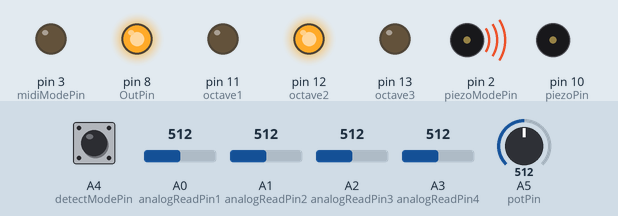
A sketch run on a simulated Arduino Uno, built with avr-gcc and run on an emulated ATmega328P. Parts: output pins drawn as LEDs (lit = HIGH), buzzer (waves = sounding, pin HIGH). The test bench sets the inputs (shaded band); at power-on: A5 (potPin) = 512, A0 (analogReadPin1) = 512, A1 (analogReadPin2) = 512, A2 (analogReadPin3) = 512, A3 (analogReadPin4) = 512, A4 (detectModePin) LOW. What the sketch prints to the serial monitor is not drawn.

Above: at 1.2 s.
1.3 s: A5 (potPin) set to 482
At 2.4 s:
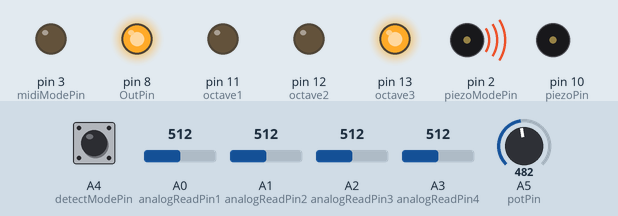
2.8 s: A5 (potPin) set to 760
At 3.5 s:
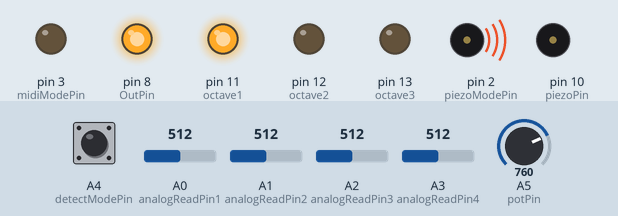
4.3 s: A5 (potPin) set to 731
At 4.7 s:
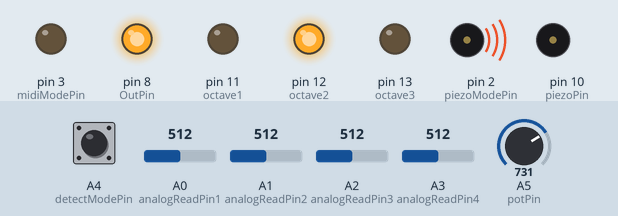
5.8 s: A5 (potPin) set to 190
At 7.0 s:
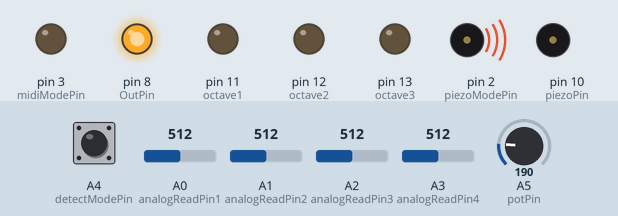
Timing chart, 0 to 8.8 s (numbered marks = the images above; inputs shaded):
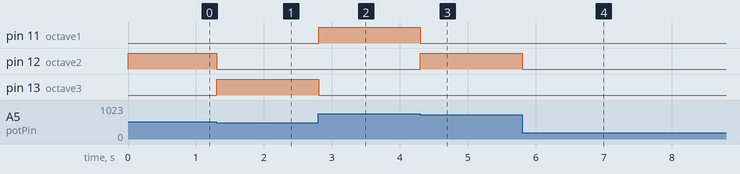

Measured:
- the behaviour switches between 500 and 499 on A5 (potPin) (found by bisection; images 0 and 1)
- the behaviour switches between 750 and 749 on A5 (potPin) (found by bisection; images 2 and 3)
- after the input at 1.3 s, pin 12 (octave2): HIGH → LOW at once; pin 13 (octave3): LOW → HIGH at once
- after the input at 2.8 s, pin 11 (octave1): LOW → HIGH at once; pin 13 (octave3): HIGH → LOW at once
- after the input at 4.3 s, pin 11 (octave1): HIGH → LOW at once; pin 12 (octave2): LOW → HIGH at once
- after the input at 5.8 s, pin 12 (octave2): HIGH → LOW at once

The sketch:

MIDI_Keyboard_v4.0.ino
```cpp
// Written by Jianan Li

// Anglog In
int const analogReadPin1=A0;  // FS,GS,AS
int const analogReadPin2=A1;  // F,G,A,B
int const analogReadPin3=A2;  // CS,DS
int const analogReadPin4=A3;  // C,D,E
int const detectModePin=A4;   // whether piezo or midi
int const potPin=A5;          // change octave

// other pins
int const piezoPin=10;
int const octave1=11;  //these three pins are for LEDs
int const octave2=12;
int const octave3=13;
int const OutPin=8;    //5V
int const piezoModePin=2;  // switching between these two changes the mode
int const midiModePin=3;

// frequencies for piezo
float c[]={261.6,523.3,1047,2093};
float cs[]={277.2,554.4,1109,2217};
float d[]={293.7,587.3,1175,2349};
float ds[]={311.1,622.3,1245,2489};
float e[]={329.6,659.3,1319,2637};
float f[]={349.2,698.5,1397,2794};
float fs[]={370.0,740.0,1480,2960};
float g[]={392.0,784.0,1568,3136};
float gs[]={415.3,830.6,1661,3322};
float a[]={440.0,880.0,1760,3520};
float as[]={466.2,932.3,1865,3729};
float b[]={493.9,987.8,1976,3951};

// note value for midi
int mC[]={60,72,84,96};
int mCS[]={61,73,85,97};
int mD[]={62,74,86,98};
int mDS[]={63,75,87,99};
int mE[]={64,76,88,100};
int mF[]={65,77,89,101};
int mFS[]={66,78,90,102};
int mG[]={67,79,91,103};
int mGS[]={68,80,92,104};
int mA[]={69,81,93,105};
int mAS[]={70,82,94,106};
int mB[]={71,83,95,107};

// for comparison
float previousMidiNotesList[12]={};

void setup() {
  pinMode(piezoModePin,OUTPUT);
  digitalWrite(piezoModePin,HIGH);
  pinMode(midiModePin,OUTPUT);
  digitalWrite(midiModePin,LOW);
  pinMode(detectModePin,INPUT);
  pinMode(octave1,OUTPUT);
  pinMode(octave2,OUTPUT);
  pinMode(octave3,OUTPUT);
  pinMode(OutPin,OUTPUT);
  digitalWrite(OutPin,HIGH);
  pinMode(piezoPin,OUTPUT);
  Serial.begin(57600);
}

void loop() {
  int potReading=analogRead(potPin);
  int i=0;
  if (potReading>750) {
    digitalWrite(octave1,HIGH);
    digitalWrite(octave2,LOW);
    digitalWrite(octave3,LOW);
    i=0;
  }
  else if (potReading<750 && potReading>500) {
    digitalWrite(octave1,LOW);
    digitalWrite(octave2,HIGH);
    digitalWrite(octave3,LOW);
    i=1;
  }
  else if (potReading<500 && potReading>250) {
    digitalWrite(octave1,LOW);
    digitalWrite(octave2,LOW);
    digitalWrite(octave3,HIGH);
    i=2;
  }
  else if (potReading<250) {
    digitalWrite(octave1,LOW);
    digitalWrite(octave2,LOW);
    digitalWrite(octave3,LOW);
    i=3;
  }

  float notes[] = {c[i],cs[i],d[i],ds[i],e[i],f[i],fs[i],g[i],gs[i],a[i],as[i],b[i]};
  float midiNotes[] = {mC[i],mCS[i],mD[i],mDS[i],mE[i],mF[i],mFS[i],mG[i],mGS[i],mA[i],mAS[i],mB[i]};
  int noteIndex=12;
  // MIDI mode supports multiple simultaneous keypresses
  float midiNotesList[12]={};
  int j=0;

  int analogPin1Reading=analogRead(analogReadPin1);
  int analogPin2Reading=analogRead(analogReadPin2);
  int analogPin3Reading=analogRead(analogReadPin3);
  int analogPin4Reading=analogRead(analogReadPin4);

  //Serial.println(analogPin4Reading);

  if (analogPin4Reading>10) {
    if (analogPin4Reading<=530) {
      if (analogPin4Reading<=400) {
        noteIndex=0;
      }
      else if (analogPin4Reading>400 && analogPin4Reading<=465) {
        noteIndex=2;
      }
      else if (analogPin4Reading>465 && analogPin4Reading<=530) {
        noteIndex=4;
      }
      midiNotesList[j]=midiNotes[noteIndex];
      j = j + 1;
    }
    else {
      if (analogPin4Reading<=575) {
        midiNotesList[j]=midiNotes[0]; j = j + 1;
        midiNotesList[j]=midiNotes[2]; j = j + 1;
      }
      else if (analogPin4Reading>575 && analogPin4Reading<=615) {
        midiNotesList[j]=midiNotes[0]; j = j + 1;
        midiNotesList[j]=midiNotes[4]; j = j + 1;
      }
      else if (analogPin4Reading>615 && analogPin4Reading<=680) {
        midiNotesList[j]=midiNotes[2]; j = j + 1;
        midiNotesList[j]=midiNotes[4]; j = j + 1;
      }
      else if (analogPin4Reading>680) {
        midiNotesList[j]=midiNotes[0]; j = j + 1;
        midiNotesList[j]=midiNotes[2]; j = j + 1;
        midiNotesList[j]=midiNotes[4]; j = j + 1;
      }
    }
  }
  if (analogPin3Reading>10) {
    if (analogPin3Reading<=480) {
      if (analogPin3Reading<=370) {
        noteIndex=1;
      }
      else if (analogPin3Reading>370) {
        noteIndex=3;
      }
      midiNotesList[j]=midiNotes[noteIndex];
      j = j + 1;
    }
    else {
      midiNotesList[j]=midiNotes[1]; j = j + 1;
      midiNotesList[j]=midiNotes[3]; j = j + 1;
    }
  }
  if (analogPin2Reading>10) {
    if (analogPin2Reading<=300 || (analogPin2Reading>=470 && analogPin2Reading<=500)) {
      if (analogPin2Reading<=200) {
        noteIndex=5;
      }
      else if (analogPin2Reading>200 && analogPin2Reading<=240) {
        noteIndex=7;
      }
      else if (analogPin2Reading>240 && analogPin2Reading<=350) {
        noteIndex=9;
      }
      else if (analogPin2Reading>350) {
        noteIndex=11;
      }
      midiNotesList[j]=midiNotes[noteIndex];
      j = j + 1;
    }
    else {
      if (analogPin2Reading<=350) {
        midiNotesList[j]=midiNotes[5]; j = j + 1;
        midiNotesList[j]=midiNotes[7]; j = j + 1;
      }
      else if (analogPin2Reading>350 && analogPin2Reading<=382) {
        midiNotesList[j]=midiNotes[5]; j = j + 1;
        midiNotesList[j]=midiNotes[9]; j = j + 1;
      }
      else if (analogPin2Reading>382 && analogPin2Reading<=420) {
        midiNotesList[j]=midiNotes[7]; j = j + 1;
        midiNotesList[j]=midiNotes[9]; j = j + 1;
      }
      else if (analogPin2Reading>420 && analogPin2Reading<=490) {
        midiNotesList[j]=midiNotes[5]; j = j + 1;
        midiNotesList[j]=midiNotes[7]; j = j + 1;
        midiNotesList[j]=midiNotes[9]; j = j + 1;
      }
      else if (analogPin2Reading>490 && analogPin2Reading<=533) {
        midiNotesList[j]=midiNotes[5]; j = j + 1;
        midiNotesList[j]=midiNotes[11]; j = j + 1;
      }
      else if (analogPin2Reading>533 && analogPin2Reading<=549) {
        midiNotesList[j]=midiNotes[7]; j = j + 1;
        midiNotesList[j]=midiNotes[11]; j = j + 1;
      }
      else if (analogPin2Reading>549 && analogPin2Reading<=566) {
        midiNotesList[j]=midiNotes[9]; j = j + 1;
        midiNotesList[j]=midiNotes[11]; j = j + 1;
      }
      else if (analogPin2Reading>566 && analogPin2Reading<=582) {
        midiNotesList[j]=midiNotes[5]; j = j + 1;
        midiNotesList[j]=midiNotes[7]; j = j + 1;
        midiNotesList[j]=midiNotes[11]; j = j + 1;
      }
      else if (analogPin2Reading>582 && analogPin2Reading<=594) {
        midiNotesList[j]=midiNotes[5]; j = j + 1;
        midiNotesList[j]=midiNotes[9]; j = j + 1;
        midiNotesList[j]=midiNotes[11]; j = j + 1;
      }
      else if (analogPin2Reading>594 && analogPin2Reading<=610) {
        midiNotesList[j]=midiNotes[7]; j = j + 1;
        midiNotesList[j]=midiNotes[9]; j = j + 1;
        midiNotesList[j]=midiNotes[11]; j = j + 1;
      }
      else if (analogPin2Reading>610) {
        midiNotesList[j]=midiNotes[5]; j = j + 1;
        midiNotesList[j]=midiNotes[7]; j = j + 1;
        midiNotesList[j]=midiNotes[9]; j = j + 1;
        midiNotesList[j]=midiNotes[11]; j = j + 1;
      }
    }
  }
  if (analogPin1Reading>10) {
    if (analogPin1Reading<=350) {
      if (analogPin1Reading<=240) {
        noteIndex=6;
      }
      else if (analogPin1Reading>240 && analogPin1Reading<=280) {
        noteIndex=8;
      }
      else if (analogPin1Reading>280) {
        noteIndex=10;
      }
      midiNotesList[j]=midiNotes[noteIndex];
      j = j + 1;
    }
    else {
      if (analogPin1Reading<=410) {
        midiNotesList[j]=midiNotes[6]; j = j + 1;
        midiNotesList[j]=midiNotes[8]; j = j + 1;
      }
      else if (analogPin1Reading>410 && analogPin1Reading<=437) {
        midiNotesList[j]=midiNotes[6]; j = j + 1;
        midiNotesList[j]=midiNotes[10]; j = j + 1;
      }
      else if (analogPin1Reading>437 && analogPin1Reading<=480) {
        midiNotesList[j]=midiNotes[8]; j = j + 1;
        midiNotesList[j]=midiNotes[10]; j = j + 1;
      }
      else if (analogPin1Reading>480) {
        midiNotesList[j]=midiNotes[6]; j = j + 1;
        midiNotesList[j]=midiNotes[8]; j = j + 1;
        midiNotesList[j]=midiNotes[10]; j = j + 1;
      }
    }
  }

  // used below to check if the current noteslist has note from the previous noteslist. if so, stop them from being played.
  int n=0;
  //if there is keypress
  if (noteIndex!=12 || midiNotesList[0]!=0) {
    // decide whether to use the piezo or midi software
    int pinModeReading=digitalRead(detectModePin);
    if (pinModeReading==HIGH) {
      tone(piezoPin,notes[noteIndex],30);
    }
    else if (pinModeReading==LOW) {
      for (int k = 0; k < 12; k++){
        if (midiNotesList[k]!=0) {
          //check if the current note is in the previous noteslist (note from the previous chord). if so, stop them from being played.
          // find the number of notes in the previous noteslist
          int notesInPreviousList=0;
          for (int a = 0; a < 12; a++) {
            if (previousMidiNotesList[a]!=0) {
              notesInPreviousList = notesInPreviousList+1;
            }
          }
          int notesInCurrentList=0;
          for (int a = 0; a < 12; a++) {
            if (midiNotesList[a]!=0) {
              notesInCurrentList = notesInCurrentList+1;
            }
          }
          if (notesInPreviousList>notesInCurrentList) {
            for (int l = 0; l < 12; l++) {
              if (midiNotesList[k]!=previousMidiNotesList[l]) {
                n = n+1;
              }
            }
            if (n==12) {
              MIDI(144,midiNotesList[k],127);
            }
            //reset n
            n=0;
          }
          else {
            MIDI(144,midiNotesList[k],127);
          }
        }
      }

      // compare analogreadings to end the current note and start a new note
      int oldReading1= analogRead(analogReadPin1);
      int oldReading2= analogRead(analogReadPin2);
      int oldReading3= analogRead(analogReadPin3);
      int oldReading4= analogRead(analogReadPin4);
      int newAnalogReading1= analogRead(analogReadPin1);
      int newAnalogReading2= analogRead(analogReadPin2);
      int newAnalogReading3= analogRead(analogReadPin3);
      int newAnalogReading4= analogRead(analogReadPin4);
      //compare potentiometer readings
      int newPotReading=analogRead(potPin);
      int newI=i;
      while ((newAnalogReading1>=10 || newAnalogReading2>=10 || newAnalogReading3>=10 || newAnalogReading4>=10) && (((newAnalogReading1-oldReading1)<=10 && (newAnalogReading1-oldReading1)>=-10) && ((newAnalogReading2-oldReading2)<=10 && (newAnalogReading2-oldReading2)>=-10) && ((newAnalogReading3-oldReading3)<=10 && (newAnalogReading3-oldReading3)>=-10) && ((newAnalogReading4-oldReading4)<=10 && (newAnalogReading4-oldReading4)>=-10)) && (newI==i)) {
        oldReading1=newAnalogReading1;
        oldReading2=newAnalogReading2;
        oldReading3=newAnalogReading3;
        oldReading4=newAnalogReading4;
        delay(1);
        newAnalogReading1=analogRead(analogReadPin1);
        newAnalogReading2=analogRead(analogReadPin2);
        newAnalogReading3=analogRead(analogReadPin3);
        newAnalogReading4=analogRead(analogReadPin4);
        delay(1);
        newPotReading = analogRead(potPin);
        if (newPotReading>750) {newI=0;}
        else if (newPotReading<750 && newPotReading>500) {newI=1;}
        else if (newPotReading<500 && newPotReading>250) {newI=2;}
        else if (newPotReading<250) {newI=3;}
      }
      //reset n to 0
      n=0;
      for (int k = 0; k < 12; k++){
        if (midiNotesList[k]!=0) {
          //check if the current note is in the previous noteslist (note from the previous chord). if so, stop them from being played.
          // find the number of notes in the previous noteslist
          int notesInPreviousList=0;
          for (int a = 0; a < 12; a++) {
            if (previousMidiNotesList[a]!=0) {
              notesInPreviousList = notesInPreviousList+1;
            }
          }
          int notesInCurrentList=0;
          for (int a = 0; a < 12; a++) {
            if (midiNotesList[a]!=0) {
              notesInCurrentList = notesInCurrentList+1;
            }
          }
          if (notesInPreviousList>notesInCurrentList) {
            for (int l = 0; l < 12; l++) {
              if (midiNotesList[k]!=previousMidiNotesList[l]) {
                n = n+1;
              }
            }
            if (n==12) {
              MIDI(128,midiNotesList[k],127);
            }
            //reset n
            n=0;
          }
          else {
            MIDI(128,midiNotesList[k],127);
          }
        }
      }
    }
  }
  // remember the previous MidiNotesList
  for (int k = 0; k < 12; k++){
    previousMidiNotesList[k]=midiNotesList[k];
  }
  delay(2);
}


void MIDI(unsigned char MESSAGE, unsigned char PITCH, unsigned char VELOCITY)
{
  Serial.write(MESSAGE);
  Serial.write(PITCH);
  Serial.write(VELOCITY);
}
```
